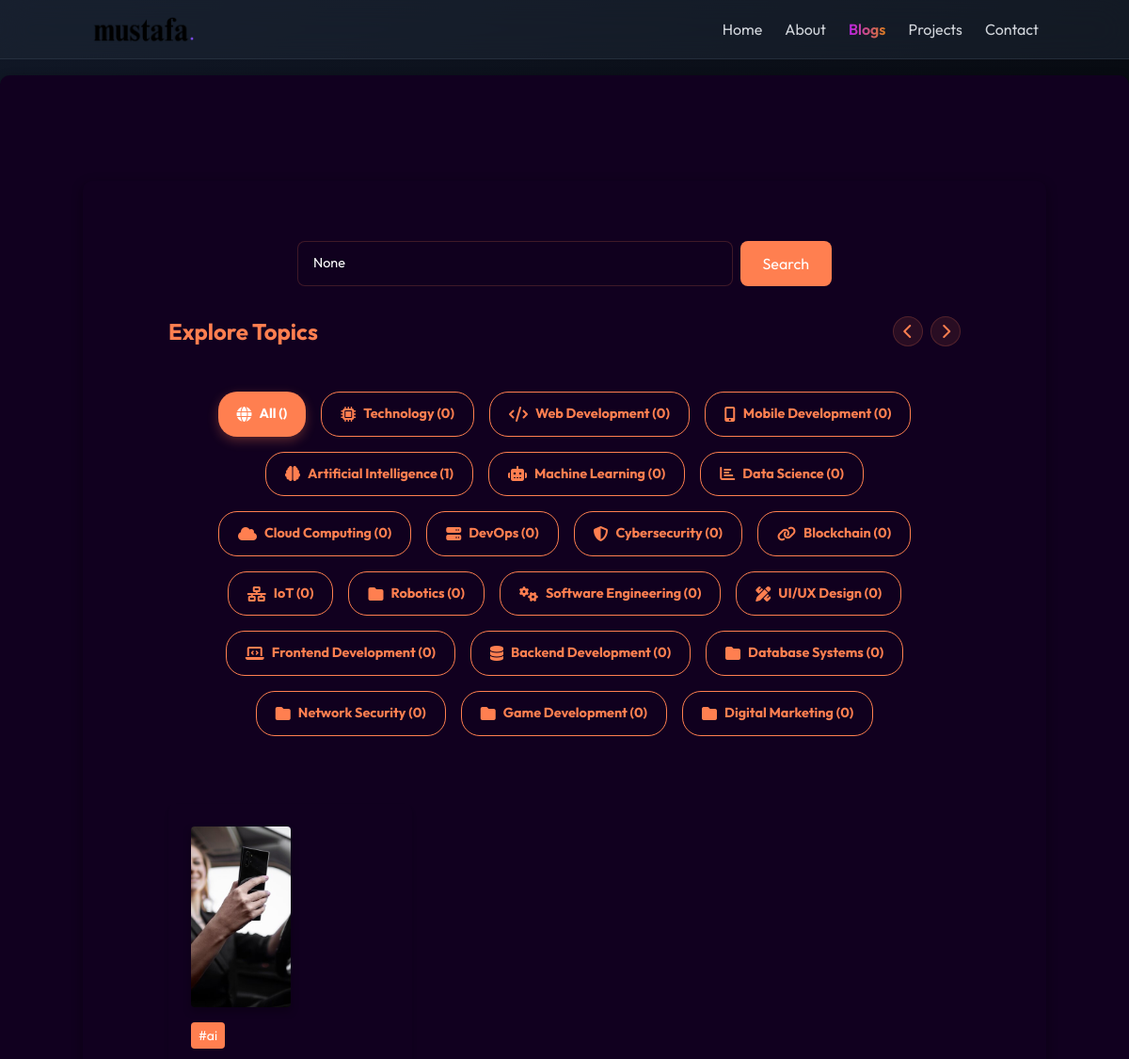
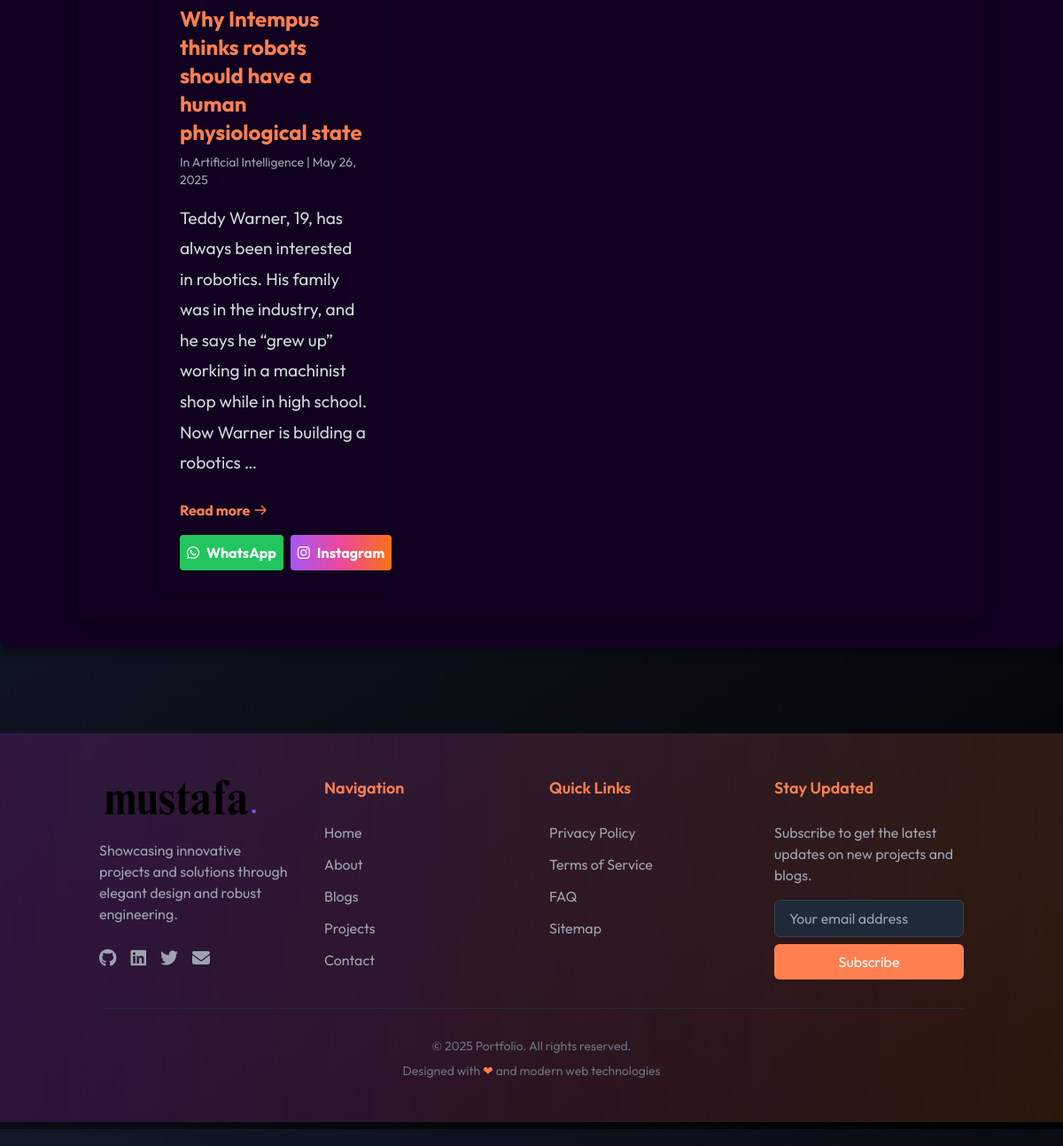
Screenshot of /blog/ with the database file from the repository (2 pictures, top to bottom).
### blog/models.py (models this page shows, shortened)
class Category(models.Model):
    name = models.CharField(max_length=100)  # Remove choices constraint
    slug = models.SlugField(unique=True)
    description = models.TextField(blank=True)
    class Meta:
        verbose_name_plural = 'Categories'

class BlogPost(models.Model):
    title = models.CharField(max_length=200)
    content = models.TextField()
    slug = models.SlugField(unique=True, blank=True)
    author = models.ForeignKey(User, on_delete=models.CASCADE)
    created_at = models.DateTimeField(auto_now_add=True)
    updated_at = models.DateTimeField(auto_now=True)
    image = models.ImageField(upload_to='blog_images/', null=True, blank=True)
    category = models.ForeignKey(Category, on_delete=models.SET_NULL, null=True, related_name='posts')
    tags = TaggableManager()
    views_count = models.PositiveIntegerField(default=0)
    is_published = models.BooleanField(default=True, help_text='Whether this post is publicly visible')

### blog/views.py (the view)
# urls.py: path('', views.blog_list, name='blog_list'),
def blog_list(request):
    category_slug = request.GET.get('category')
    search_query = request.GET.get('q')
    tag_slug = request.GET.get('tag')
    posts = BlogPost.objects.all().order_by('-created_at')
    if search_query:
        posts = posts.filter(
            Q(title__icontains=search_query) |
            Q(content__icontains=search_query) |
            Q(tags__name__icontains=search_query)
        ).distinct()
    if category_slug:
        category = get_object_or_404(Category, slug=category_slug)
        posts = posts.filter(category=category)
    if tag_slug:
        posts = posts.filter(tags__slug=tag_slug)
    paginator = Paginator(posts, 6)  # 6 posts per page
    page = request.GET.get('page')
    posts = paginator.get_page(page)
    categories = Category.objects.all()
    context = {
        'posts': posts,
        'categories': categories,
        'search_query': search_query,
    }
    return render(request, 'blog/blog_list.html', context)

### templates/blog/blog_list.html (shortened to what this page needs)
{% extends 'blog/blog_base.html' %}
{% load static %}
{% block content %}
    <main class="mt-20 px-[8%] container mx-auto">
        <div class="search-container">
            <form method="GET" action="{% url 'blog:blog_list' %}" class="search-form">
                <input type="text" name="q" value="{{ search_query }}"
                       class="search-input"
                       placeholder="Search blogs...">
                <button type="submit" class="search-button">Search</button>
            </form>
        </div>
        <div class="mb-12">
            <div class="flex items-center justify-between mb-6">
                <h2 class="text-2xl font-bold text-coral">Explore Topics</h2>
                <div class="flex gap-2">
                    <button class="nav-arrow" onclick="scrollCategories('left')">
                        <i class="fas fa-chevron-left"></i>
                    </button>
                    <button class="nav-arrow" onclick="scrollCategories('right')">
                        <i class="fas fa-chevron-right"></i>
                    </button>
                </div>
            </div>
            <div class="categories-container">
                <div class="categories-wrapper">
                    <a href="{% url 'blog:blog_list' %}"
                       class="topic-btn {% if not request.GET.category %}active{% endif %}">
                        <i class="fas fa-globe"></i>
                        <span>All ({{ posts.count }})</span>
                    </a>
                    {% for category in categories %}
                    <a href="?category={{ category.slug }}"
                       class="topic-btn {% if request.GET.category == category.slug %}active{% endif %}">
                        <i class="fas {% if category.name == 'Technology' %}fa-microchip
                                  {% elif category.name == 'Web Development' %}fa-code
                                  {% elif category.name == 'Mobile Development' %}fa-mobile-alt
                                  {% elif category.name == 'Artificial Intelligence' %}fa-brain
                                  {% elif category.name == 'Machine Learning' %}fa-robot
                                  {% elif category.name == 'Data Science' %}fa-chart-bar
                                  {% elif category.name == 'Cloud Computing' %}fa-cloud
                                  {% elif category.name == 'DevOps' %}fa-server
                                  {% elif category.name == 'Cybersecurity' %}fa-shield-alt
                                  {% elif category.name == 'Blockchain' %}fa-link
                                  {% elif category.name == 'IoT' %}fa-network-wired
                                  {% elif category.name == 'Software Engineering' %}fa-cogs
                                  {% elif category.name == 'UI/UX Design' %}fa-pencil-ruler
                                  {% elif category.name == 'Frontend Development' %}fa-laptop-code
                                  {% elif category.name == 'Backend Development' %}fa-database
                                  {% else %}fa-folder{% endif %}"></i>
                        <span>{{ category.name }} ({{ category.posts.count }})</span>
                    </a>
                    {% endfor %}
                </div>
            </div>
        </div>
        <div class="grid grid-cols-1 sm:grid-cols-2 lg:grid-cols-3 gap-8">
            {% for post in posts %}
            <div class="bg-darkHover p-6 rounded-lg shadow-md hover:shadow-lg transition">
                {% if post.image %}
                <img src="{{ post.image.url }}" alt="{{ post.title }}"
                     class="w-full h-48 object-cover rounded mb-4">
                {% endif %}
                <div class="mb-4">
                    {% for tag in post.tags.all %}
                    <span class="inline-block bg-coral text-white text-sm px-2 py-1 rounded mr-2">
                        #{{ tag.name }}
                    </span>
                    {% endfor %}
                </div>
                <h2 class="text-2xl font-semibold mb-2">
                    <a href="{% url 'blog:blog_detail' post.slug %}" class="hover:text-coral">
                        {{ post.title }}
                    </a>
                </h2>
                <p class="text-gray-400 text-sm mb-4">
                    In {{ post.category.name }} | {{ post.created_at|date:"F j, Y" }}
                </p>
                <p class="text-gray-300">{{ post.content|safe|truncatechars:200 }}</p>
                {% if user.is_authenticated %}
                <div class="mt-4 flex justify-between items-center">
                    <a href="{% url 'blog:blog_detail' post.slug %}" class="inline-flex items-center text-coral hover:text-coral/70 transition-colors">
                        Read more
                        <svg class="w-4 h-4 ml-1" fill="none" stroke="currentColor" viewBox="0 0 24 24">
                            <path stroke-linecap="round" stroke-linejoin="round" stroke-width="2" d="M14 5l7 7m0 0l-7 7m7-7H3"></path>
                        </svg>
                    </a>
                    <button class="favorite-btn inline-flex items-center px-3 py-1.5 rounded-lg bg-darkTheme/60 border border-gray-700 hover:border-coral/30 text-gray-400 hover:text-white transition-all"
                            data-post-id="{{ post.id }}"
                            onclick="toggleFavorite('{{ post.id }}')">
                        <i class="{% if user.profile in post.favorited_by.all or post in user.profile.favorite_posts.all %}fas{% else %}far{% endif %} fa-bookmark mr-1.5"></i>
                        <span class="favorite-label text-sm">{% if user.profile in post.favorited_by.all or post in user.profile.favorite_posts.all %}Saved{% else %}Save{% endif %}</span>
                    </button>
                </div>
                {% else %}
                <div class="mt-4">
                    <a href="{% url 'blog:blog_detail' post.slug %}" class="inline-flex items-center text-coral hover:text-coral/70 transition-colors">
                        Read more
                        <svg class="w-4 h-4 ml-1" fill="none" stroke="currentColor" viewBox="0 0 24 24">
                            <path stroke-linecap="round" stroke-linejoin="round" stroke-width="2" d="M14 5l7 7m0 0l-7 7m7-7H3"></path>
                        </svg>
                    </a>
                </div>
                {% endif %}
                <div class="mt-4 flex gap-2">
                    <a href="https://api.whatsapp.com/send?text={{ post.title }}%20-%20{{ request.build_absolute_uri }}"
                       target="_blank" class="p-2 bg-green-500 text-white rounded hover:bg-green-600 transition-colors flex items-center gap-2">
                        <i class="fab fa-whatsapp"></i>
                        WhatsApp
                    </a>
                    <a href="https://www.instagram.com/share?url={{ request.build_absolute_uri }}"
                       target="_blank" class="p-2 bg-gradient-to-r from-purple-500 via-pink-500 to-orange-500 text-white rounded hover:opacity-90 transition-opacity flex items-center gap-2">
                        <i class="fab fa-instagram"></i>
                        Instagram
                    </a>
                </div>
            </div>
            {% endfor %}
        </div>
    </main>
{% endblock %}

### static/css/main.css (style rules this page uses)
html, :host { line-height: 1.5; -webkit-text-size-adjust: 100%; -moz-tab-size: 4; -o-tab-size: 4; tab-size: 4; font-family: ui-sans-serif, system-ui, sans-serif, "Apple Color Emoji", "Segoe UI Emoji", "Segoe UI Symbol", "Noto Color Emoji"; font-feature-settings: normal; font-variation-settings: normal; -webkit-tap-highlight-color: transparent; }
body { margin: 0; line-height: inherit; }
h1, h2, h3, h4, h5, h6 { font-size: inherit; font-weight: inherit; }
a { color: inherit; text-decoration: inherit; }
button, input, optgroup, select, textarea { font-family: inherit; font-feature-settings: inherit; font-variation-settings: inherit; font-size: 100%; font-weight: inherit; line-height: inherit; letter-spacing: inherit; color: inherit; margin: 0; padding: 0; }
button, select { text-transform: none; }
button, input:where([type='button']), input:where([type='reset']), input:where([type='submit']) { -webkit-appearance: button; background-color: transparent; background-image: none; }
blockquote, dl, dd, h1, h2, h3, h4, h5, h6, hr, figure, p, pre { margin: 0; }
input::placeholder, textarea::placeholder { opacity: 1; color: #9ca3af; }
button, [role="button"] { cursor: pointer; }
img, svg, video, canvas, audio, iframe, embed, object { display: block; vertical-align: middle; }
img, video { max-width: 100%; height: auto; }
.mx-auto { margin-left: auto; margin-right: auto; }
.flex { display: flex; }
.grid { display: grid; }
.w-4 { width: 1rem; }
.w-full { width: 100%; }
.grid-cols-1 { grid-template-columns: repeat(1, minmax(0, 1fr)); }
.items-center { align-items: center; }
.justify-between { justify-content: space-between; }
.gap-2 { gap: 0.5rem; }
.gap-8 { gap: 2rem; }
.scroll-smooth { scroll-behavior: smooth; }
.rounded-lg { border-radius: 0.5rem; }
.bg-gradient-to-r { background-image: linear-gradient(to right, var(--tw-gradient-stops)); }
.p-6 { padding: 1.5rem; }
.px-\[8\%\] { padding-left: 8%; padding-right: 8%; }
.text-sm { font-size: 0.875rem; line-height: 1.25rem; }
.font-semibold { font-weight: 600; }
.text-white { --tw-text-opacity: 1; color: rgb(255 255 255 / var(--tw-text-opacity)); }
.transition { transition-property: color, background-color, border-color, text-decoration-color, fill, stroke, opacity, box-shadow, transform, filter, -webkit-backdrop-filter; transition-property: color, background-color, border-color, text-decoration-color, fill, stroke, opacity, box-shadow, transform, filter, backdrop-filter; transition-property: color, background-color, border-color, text-decoration-color, fill, stroke, opacity, box-shadow, transform, filter, backdrop-filter, -webkit-backdrop-filter; transition-timing-function: cubic-bezier(0.4, 0, 0.2, 1); transition-duration: 150ms; }
body { font-family: "outfit"; }
@media (min-width: 640px) { .sm\:grid-cols-2 { grid-template-columns: repeat(2, minmax(0, 1fr)); } }

### rows the page displays
Category: name "Technology", posts.count "0"
Category: name "Web Development", posts.count "0"
Category: name "Mobile Development", posts.count "0"
Category: name "Artificial Intelligence", posts.count "1"
Category: name "Machine Learning", posts.count "0"
Category: name "Data Science", posts.count "0"
Category: name "Cloud Computing", posts.count "0"
Category: name "DevOps", posts.count "0"
Category: name "Cybersecurity", posts.count "0"
Category: name "Blockchain", posts.count "0"
Category: name "IoT", posts.count "0"
Category: name "Robotics", posts.count "0"
Category: name "Software Engineering", posts.count "0"
Category: name "UI/UX Design", posts.count "0"
Category: name "Frontend Development", posts.count "0"
Category: name "Backend Development", posts.count "0"
Category: name "Database Systems", posts.count "0"
Category: name "Network Security", posts.count "0"
Category: name "Game Development", posts.count "0"
Category: name "Digital Marketing", posts.count "0"
BlogPost: image (picture), title "Why Intempus thinks robots should have a human physiological state", category.name "Artificial Intelligence", created_at "May 26, 2025", content "Teddy Warner, 19, has always been interested in robotics. His family was in the industry, and he says he “grew up” working in a machinist shop while in high school. Now Warner is building a robotics …"
Tag: name "ai"
